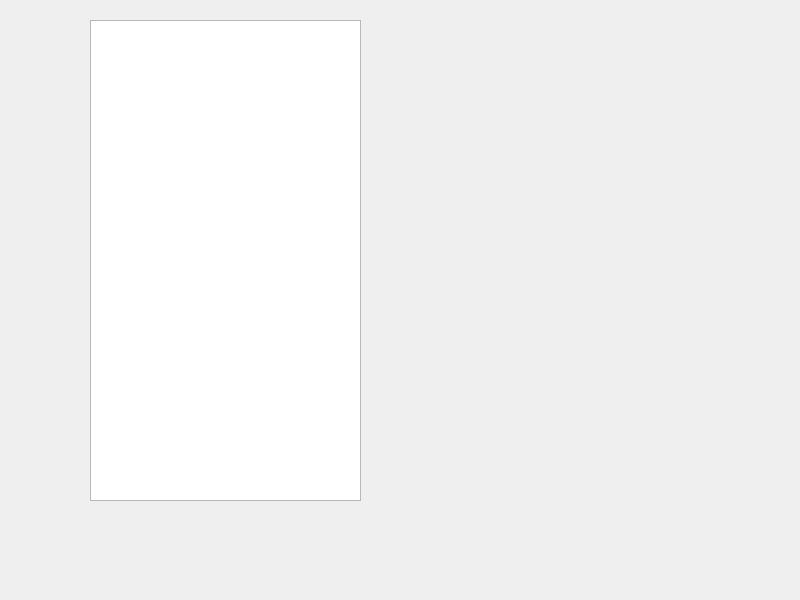
<?xml version="1.0" encoding="UTF-8"?>
<ui version="4.0">
 <class>Dialog</class>
 <widget class="QDialog" name="Dialog">
  <property name="geometry">
   <rect>
    <x>0</x>
    <y>0</y>
    <width>800</width>
    <height>600</height>
   </rect>
  </property>
  <property name="windowTitle">
   <string>Dialog</string>
  </property>
  <widget class="QTextEdit" name="textEdit">
   <property name="geometry">
    <rect>
     <x>90</x>
     <y>20</y>
     <width>271</width>
     <height>481</height>
    </rect>
   </property>
  </widget>
 </widget>
 <resources/>
 <connections/>
</ui>
